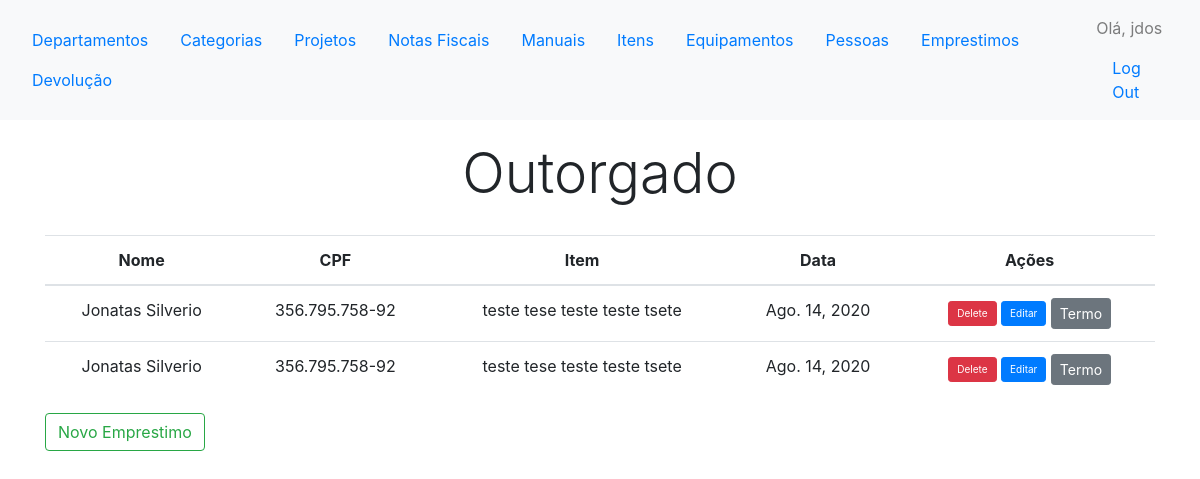
Page /controle/emprestimos/ (signed in) on the earlier database version.
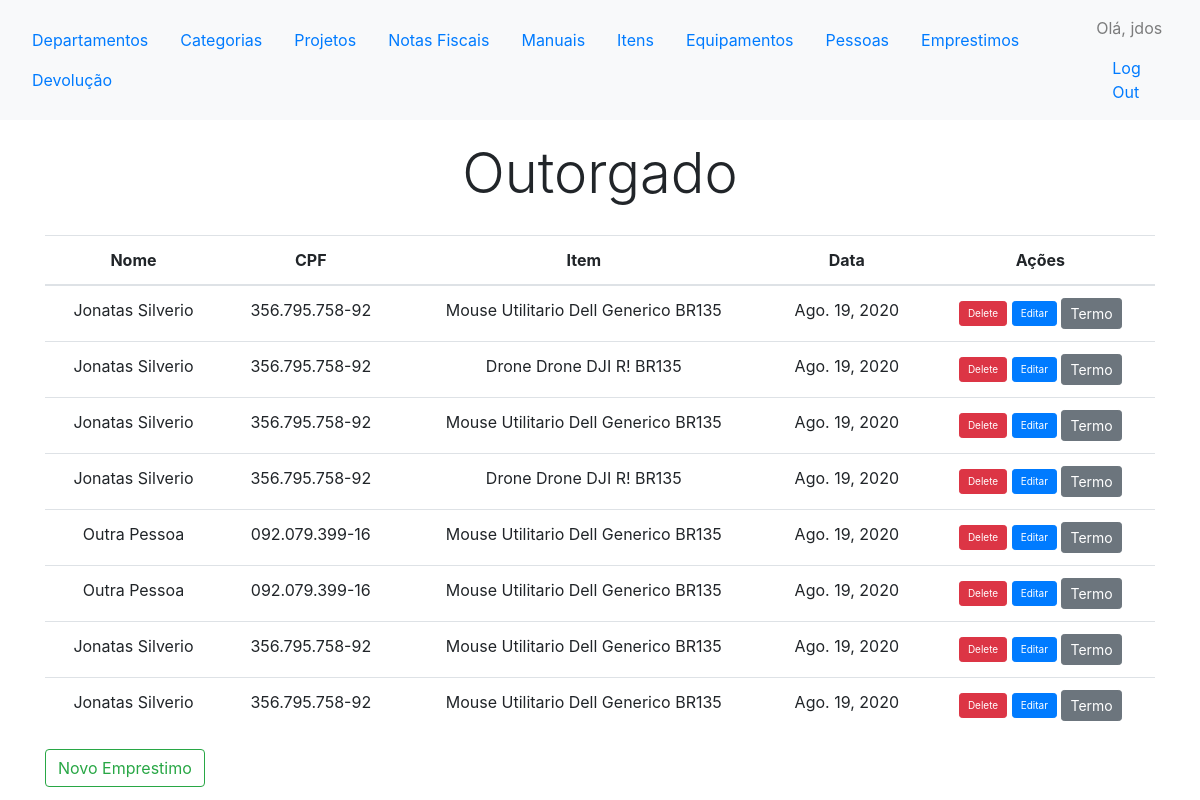
Same page on the later database version.
### controles/models.py (models this page shows, shortened)
class Emprestimo(models.Model):
    cpf             = models.ForeignKey('comuns.Pessoa', on_delete=models.PROTECT)
    id_item         = models.ForeignKey(Item, on_delete=models.PROTECT, blank=False)
    data_emprestimo = models.DateField(default=timezone.now)
    cpf_func        = models.ForeignKey('comuns.Pessoa', on_delete=models.PROTECT, related_name='%(class)s_cpf_funcionario')

class Item(models.Model):
    id_item = models.AutoField(primary_key=True)
    nome = models.CharField(max_length=50)
    caracteristica = models.TextField(max_length=200, blank=True, null=True)
    marca = models.CharField(max_length=30) #nova identidade
    modelo = models.CharField(max_length=30) #nova identidade
    categoria = models.ForeignKey(Categoria, on_delete=models.PROTECT)
    subcategoria = models.ForeignKey(Subcategoria, on_delete=models.PROTECT, blank=True, null=True)
    projeto = models.ForeignKey('comuns.Projeto', on_delete=models.PROTECT)
    valor = models.DecimalField(max_digits=8, decimal_places=2, blank=True, null = True)
    local = models.CharField(max_length=50, null = True, blank=True) #nova identidade
    id_departamento = models.ForeignKey('comuns.Departamento', on_delete=models.PROTECT, blank=True, null = True)
    id_notafiscal = models.ForeignKey(NotaFiscal, on_delete=models.PROTECT, blank=True, null = True)
    status_disponivel = models.BooleanField(default=True)
    status_manutencao = models.BooleanField(default=False)
    status_emprestado = models.BooleanField(default=False)
    tipo_consumivel = models.BooleanField(default=False)
    quantidade = models.IntegerField(validators=[MinValueValidator(0), MaxValueValidator(999999)], default = 1)
    validade = models.DateField(null= True, blank=True)
    id_equipamento_pertencente = models.ForeignKey('self', null=True, blank=True ,related_name='item', on_delete=models.CASCADE)
    ano = models.PositiveIntegerField(
        default=current_year(), validators=[MinValueValidator(2009), max_value_current_year])
    def __str__(self):
        if(self.tipo_consumivel):
            return self.nome + ' ' + self.categoria.nome  + ' ' + str(self.marca)+' '+str(self.modelo) +' '+ str(self.quantidade)+' '+ str(self.validade) +' '+ self.projeto.acronimo
        else:
            return self.nome + ' ' + self.categoria.nome  + ' ' + str(self.marca)+' '+str(self.modelo) +' '+ self.projeto.acronimo
    class Meta:
        verbose_name_plural = 'Itens'

class Categoria(models.Model):
    nome = models.CharField(max_length=40)
    abreviacao = models.CharField(max_length=4)

### comuns/models.py (models this page shows, shortened)
class Pessoa(models.Model):
	cpf   = CPFField(unique=True, primary_key=True)
	nome  = models.CharField(max_length=80, null = True, blank=False)
	email = models.EmailField(blank=True, null=True)

class Projeto(models.Model):
    nome = models.CharField(max_length=30)
    acronimo = models.CharField(max_length=5)

### controles/views.py (the view)
@login_required
def emprestimos(request):
	emprestimos = Emprestimo.objects.all()
	context = {'emprestimos': emprestimos}
	return render(request, 'controles/emprestimo/emprestimos.html', context)

### controles/templatetags/custom_filter.py (called while the page is built)
@register.filter(name = 'cpf_format')
def cpf_format(value): # Only one argument.
    if value:
        return value[0:3]+ '.' + value[3:6] + '.' + value[6:9] + '-' + value[9:]

### controles/templates/controles/emprestimo/emprestimos.html (shortened to what this page needs)
{% extends "controles/base.html" %}
{% load static %}
{% load custom_filter %}
{% block header %}
<h1 class="display-4 text-center" style="padding: 20px;">Outorgado</h1>
{% endblock header %}
{% block content %}
<table id ="example"  class="table" style="width:100%;text-align:center" data-itens-equipamento-url="">
  <thead>
    <th onclick="sortTable(0)">
      Nome
    </th>
    <th onclick="sortTable(1)" >
      CPF
    </th>
    <th>
      Item
    </th>
        <th>
      Data
    </th>
        <th>
      Ações
    </th>
  </thead>
  <tbody>
    {% for emprestimo in emprestimos %}
    <tr class="data">
      <td >{{ emprestimo.cpf.nome | title}}</td>
      <td >{{ emprestimo.cpf.cpf | cpf_format}}</td>
      <td>{{emprestimo.id_item}}</td>
      <td>{{emprestimo.data_emprestimo}}</td>
      <td><button type="button" class="btn btn-primary delete btn-sm btn-danger" style="font-size:10px" onclick="" data-toggle="modal" data-target="#Modal"> Delete</button>
      <button type="button" class="btn btn-primary btn-sm nova-pessoa" style="font-size:10px" onclick="ajax" data-toggle="modal" data-target="#Modal"> Editar</button>
      <button type="button" class="btn btn-secondary btn-sm nova-pessoa"  onclick="location.href='{% url 'controles:pdf_view_item' emprestimo.pk %}';" value="Go to Google" /> Termo</button></td>
    </tr>
    {% empty %}
    	<p>Não tem nenhum emprestimo cadastrado ainda.</p>
    {% endfor %}
  </tbody>
</table>
<button type="button" class="btn btn-outline-success"  onclick="ajaxreturn('{% url 'controles:novo_emprestimo' %}')" data-toggle="modal" data-target="#Modal"> Novo Emprestimo </button>
{% endblock content %}

Differences in the rows shown:
removed Emprestimo: cpf.nome "Jonatas Silverio", cpf.cpf|cpf_format "356.795.758-92", id_item "teste tese teste teste tsete", data_emprestimo "Ago. 14, 2020"
removed Emprestimo: cpf.nome "Jonatas Silverio", cpf.cpf|cpf_format "356.795.758-92", id_item "teste tese teste teste tsete", data_emprestimo "Ago. 14, 2020"
added Emprestimo: cpf.nome "Jonatas Silverio", cpf.cpf|cpf_format "356.795.758-92", id_item "Mouse Utilitario Dell Generico BR135", data_emprestimo "Ago. 19, 2020"
added Emprestimo: cpf.nome "Jonatas Silverio", cpf.cpf|cpf_format "356.795.758-92", id_item "Drone Drone DJI R! BR135", data_emprestimo "Ago. 19, 2020"
added Emprestimo: cpf.nome "Jonatas Silverio", cpf.cpf|cpf_format "356.795.758-92", id_item "Mouse Utilitario Dell Generico BR135", data_emprestimo "Ago. 19, 2020"
added Emprestimo: cpf.nome "Jonatas Silverio", cpf.cpf|cpf_format "356.795.758-92", id_item "Drone Drone DJI R! BR135", data_emprestimo "Ago. 19, 2020"
added Emprestimo: cpf.nome "Outra Pessoa", cpf.cpf|cpf_format "092.079.399-16", id_item "Mouse Utilitario Dell Generico BR135", data_emprestimo "Ago. 19, 2020"
added Emprestimo: cpf.nome "Outra Pessoa", cpf.cpf|cpf_format "092.079.399-16", id_item "Mouse Utilitario Dell Generico BR135", data_emprestimo "Ago. 19, 2020"
added Emprestimo: cpf.nome "Jonatas Silverio", cpf.cpf|cpf_format "356.795.758-92", id_item "Mouse Utilitario Dell Generico BR135", data_emprestimo "Ago. 19, 2020"
added Emprestimo: cpf.nome "Jonatas Silverio", cpf.cpf|cpf_format "356.795.758-92", id_item "Mouse Utilitario Dell Generico BR135", data_emprestimo "Ago. 19, 2020"
